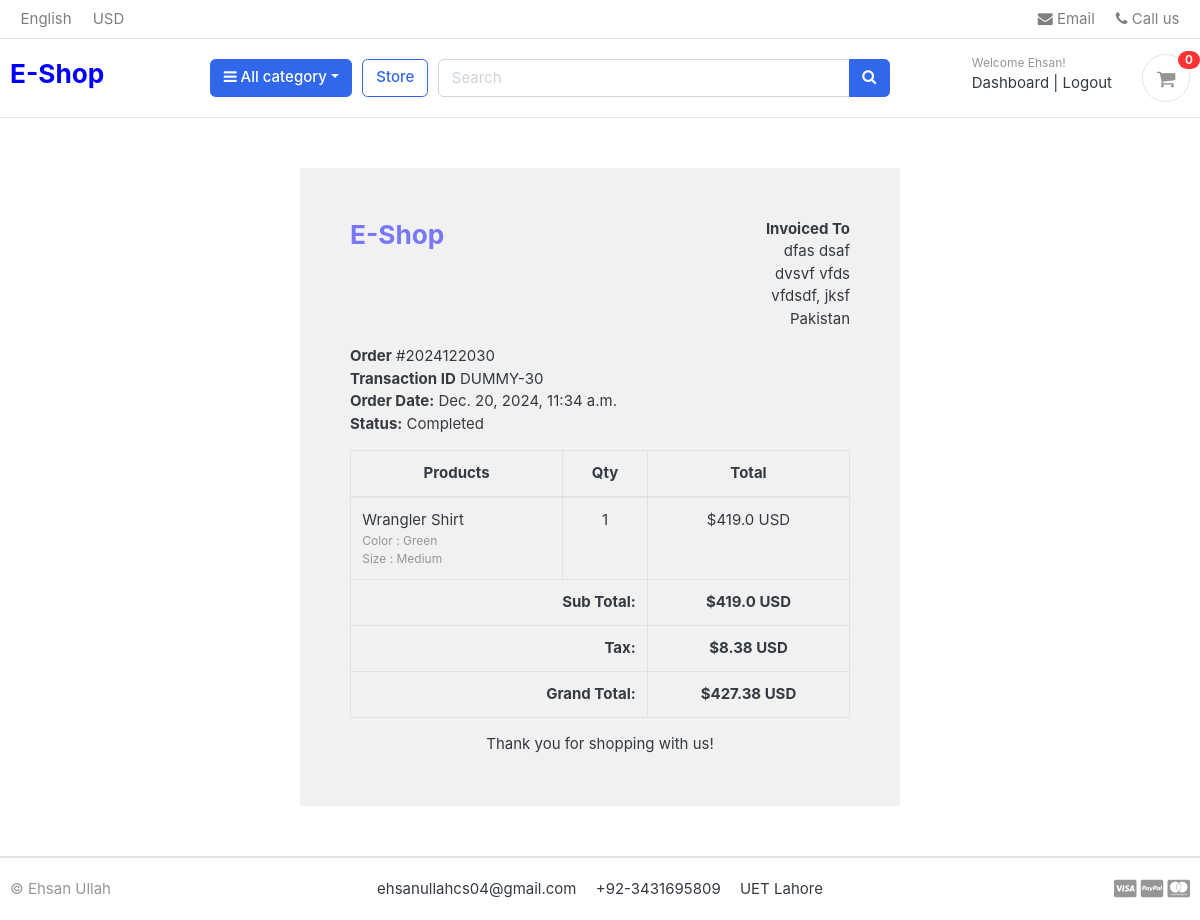
Screenshot of /accounts/order_detail/2024122030/ (signed in) with the database file from the repository.
### accounts/models.py (models this page shows, shortened)
class Account(AbstractBaseUser):
    first_name      = models.CharField(max_length=50)
    last_name       = models.CharField(max_length=50)
    username        = models.CharField(max_length=50, unique=True)
    email           = models.EmailField(max_length=100, unique=True)
    phone_number    = models.CharField(max_length=50)
    date_joined     = models.DateTimeField(auto_now_add=True)
    last_login      = models.DateTimeField(auto_now_add=True)
    is_admin        = models.BooleanField(default=False)
    is_staff        = models.BooleanField(default=False)
    is_active        = models.BooleanField(default=False)
    is_superadmin        = models.BooleanField(default=False)
    USERNAME_FIELD = 'email'
    REQUIRED_FIELDS = ['username', 'first_name', 'last_name']
    objects = MyAccountManager()

### orders/models.py (models this page shows, shortened)
class Order(models.Model):
    STATUS = (
        ('New', 'New'),
        ('Accepted', 'Accepted'),
        ('Completed', 'Completed'),
        ('Cancelled', 'Cancelled'),
    )
    user = models.ForeignKey(Account, on_delete=models.SET_NULL, null=True)
    payment = models.ForeignKey(Payment, on_delete=models.SET_NULL, blank=True, null=True)
    order_number = models.CharField(max_length=20)
    first_name = models.CharField(max_length=50)
    last_name = models.CharField(max_length=50)
    phone = models.CharField(max_length=15)
    email = models.EmailField(max_length=50)
    address_line_1 = models.CharField(max_length=50)
    address_line_2 = models.CharField(max_length=50, blank=True)
    country = models.CharField(max_length=50)
    state = models.CharField(max_length=50)
    city = models.CharField(max_length=50)
    order_note = models.CharField(max_length=100, blank=True)
    order_total = models.FloatField()
    tax = models.FloatField()
    status = models.CharField(max_length=10, choices=STATUS, default='New')
    ip = models.CharField(blank=True, max_length=20)
    is_ordered = models.BooleanField(default=False)
    created_at = models.DateTimeField(auto_now_add=True)
    updated_at = models.DateTimeField(auto_now=True)
    def full_name(self):
        return f'{self.first_name} {self.last_name}'
    def full_address(self):
        return f'{self.address_line_1} {self.address_line_2}'

class Payment(models.Model):
    user = models.ForeignKey(Account, on_delete=models.CASCADE)
    payment_id = models.CharField(max_length=100)
    payment_method = models.CharField(max_length=100)
    amount_paid = models.CharField(max_length=100)
    status = models.CharField(max_length=100)
    created_at = models.DateTimeField(auto_now_add=True)

class OrderProduct(models.Model):
    order = models.ForeignKey(Order, on_delete=models.CASCADE)
    payment = models.ForeignKey(Payment, on_delete=models.SET_NULL, blank=True, null=True)
    user = models.ForeignKey(Account, on_delete=models.CASCADE)
    product = models.ForeignKey(Product, on_delete=models.CASCADE)
    variations = models.ManyToManyField(Variation, blank=True)
    quantity = models.IntegerField()
    product_price = models.FloatField()
    ordered = models.BooleanField(default=False)
    created_at = models.DateTimeField(auto_now_add=True)
    updated_at = models.DateTimeField(auto_now=True)

### store/models.py (models this page shows, shortened)
class Product(models.Model):
    product_name = models.CharField(max_length=200, unique=True)
    slug = models.SlugField(max_length=200, unique=True)
    description = models.TextField(max_length=500, blank=True)
    price = models.IntegerField()
    original_price = models.IntegerField(blank=True, null=True)  # To store the original price
    images = models.ImageField(upload_to="photos/products")
    stock = models.IntegerField()
    is_available = models.BooleanField(default=True)
    is_black_friday_sale = models.BooleanField(default=False)
    category = models.ForeignKey(Category, on_delete=models.CASCADE)
    created_date = models.DateTimeField(auto_now_add=True)
    modified_date = models.DateTimeField(auto_now=True)

class Variation(models.Model):
    product = models.ForeignKey(Product, on_delete=models.CASCADE)
    variation_category = models.CharField(max_length=100, choices=variation_category_choice)
    variation_value     = models.CharField(max_length=100)
    is_active           = models.BooleanField(default=True)
    created_date        = models.DateTimeField(auto_now=True)
    objects = VariationManager()

### accounts/views.py (the view)
# urls.py: path('order_detail/<int:order_id>/',views.order_detail,name='order_detail'),
@login_required(login_url='login')
def order_detail(request, order_id):
    order_detail = OrderProduct.objects.filter(order__order_number=order_id)
    order = Order.objects.get(order_number=order_id)
    subtotal = 0
    for i in order_detail:
        subtotal += i.product_price * i.quantity
    context = {
        'order_detail': order_detail,
        'order': order,
        'subtotal': subtotal,
    }
    return render(request, 'accounts/order_detail.html', context)

### carts/context_processors.py (called while the page is built)
def counter(request):
    cart_count = 0
    if "admin" in request.path:
        return {}
    else:
        try:
            cart = Cart.objects.filter(cart_id=_cart_id(request))
            if request.user.is_authenticated:
                cart_items = CartItem.objects.all().filter(user=request.user)
            else:
                cart_items = CartItem.objects.all().filter(cart=cart[:1])
            for cart_item in cart_items:
                cart_count += cart_item.quantity
        except Cart.DoesNotExist:
            cart_count = 0
    return dict(cart_count=cart_count)

### carts/views.py (called while the page is built)
def _cart_id(request):
    cart = request.session.session_key
    if not cart:
        cart = request.session.create()
    return cart

### category/conntext_processors.py (called while the page is built)
def menu_links(request):
    links = Category.objects.all()
    return dict(links=links)

### category/models.py (called while the page is built)
    def get_url(self):
        return reverse("products_by_category", args=[self.slug])

### templates/accounts/order_detail.html
{% extends 'base.html' %}
{% load static %}
{% block content %}
<div class="container" style="margin: 0 auto;width: 50%;padding: 50px;background: #f1f1f1;margin-top: 50px;margin-bottom: 50px;">
    <div class="row invoice row-printable">
        <div class="col-md-12">
            <div class="panel panel-default plain" id="dash_0">
                <div class="panel-body p30">
                    <div class="row">
                        <div class="col-lg-6">
                             <h3 style="color: blue; opacity: 50%;">E-Shop</h3>
                        </div>
                        <div class="col-lg-6">
                            <div class="invoice-from">
                                <ul class="list-unstyled text-right">
                                    <li><strong>Invoiced To</strong></li>
                                    <li>{{order.full_name}}</li>
                                    <li>{{order.full_address}}</li>
                                    <li>{{order.city}}, {{order.state}}</li>
                                    <li>{{order.country}}</li>
                                </ul>
                            </div>
                        </div>
                        <div class="col-lg-12">
                            <div class="invoice-details mt25">
                                <div class="well">
                                    <ul class="list-unstyled mb0">
                                        <li><strong>Order</strong> #{{order.order_number}}</li>
                                        <li><strong>Transaction ID</strong> {{order.payment.payment_id}}</li>
                                        <li><strong>Order Date:</strong> {{order.created_at}}</li>
                                        <li><strong>Status:</strong> {{order.payment.status}}</li>
                                    </ul>
                                </div>
                            </div>
                            <div class="invoice-items">
                                <div class="table-responsive" style="overflow: hidden; outline: none;" tabindex="0">
                                    <table class="table table-bordered">
                                        <thead>
                                            <tr>
                                                <th class="per70 text-center">Products</th>
                                                <th class="per5 text-center">Qty</th>
                                                <th class="per25 text-center">Total</th>
                                            </tr>
                                        </thead>
                                        <tbody>
                                          {% for item in order_detail %}
                                            <tr>
                                                <td>{{item.product.product_name}}
                                                  <p class="text-muted small">
                                          					{% if item.variations.all %}
                                          						{% for i in item.variations.all %}
                                          							{{ i.variation_category | capfirst }} : {{ i.variation_value | capfirst }} <br>
                                          						{% endfor %}
                                          					{% endif %}
                                          				</p>
                                                </td>
                                                <td class="text-center">{{item.quantity}}</td>
                                                <td class="text-center">${{item.product_price}} USD</td>
                                            </tr>
                                          {% endfor %}
                                        </tbody>
                                        <tfoot>
                                            <tr>
                                                <th colspan="2" class="text-right">Sub Total:</th>
                                                <th class="text-center">${{subtotal}} USD</th>
                                            </tr>
                                            <tr>
                                                <th colspan="2" class="text-right">Tax:</th>
                                                <th class="text-center">${{order.tax}} USD</th>
                                            </tr>
                                            <tr>
                                                <th colspan="2" class="text-right">Grand Total:</th>
                                                <th class="text-center">${{order.order_total}} USD</th>
                                            </tr>
                                        </tfoot>
                                    </table>
                                </div>
                            </div>
                            <div class="invoice-footer mt25">
                                <p class="text-center">Thank you for shopping with us!</p>
                            </div>
                        </div>
                    </div>
                </div>
            </div>
        </div>
    </div>
    </div>
{% endblock %}

### templates/includes/navbar.html (shortened to what this page needs)
{% load static %}
<header class="section-header">
  <nav class="navbar p-md-0 navbar-expand-sm navbar-light border-bottom">
    <div class="container">
      <div class="collapse navbar-collapse" id="navbarTop4">
        <ul class="navbar-nav mr-auto">
          <li class="nav-item dropdown">
            <a href="#" class="nav-link">English</a>
          </li>
          <li class="nav-item dropdown">
            <a href="#" class="nav-link">USD</a>
          </li>
        </ul>
        <ul class="navbar-nav">
          <li>
            <a href="#" class="nav-link"><i class="fa fa-envelope"></i> Email</a>
          </li>
          <li>
            <a href="#" class="nav-link"><i class="fa fa-phone"></i> Call us</a>
          </li>
        </ul>
      </div>
    </div>
  </nav>
  <section class="header-main border-bottom">
    <div class="container">
      <div class="row align-items-center">
        <div class="col-lg-2 col-md-3 col-6">
          <a href="{% url 'home' %}">
            <h3 style="color: blue;">E-Shop</h3>
          </a>
        </div>
        <div class="col-lg col-sm col-md col-6 flex-grow-0">
          <div class="category-wrap dropdown d-inline-block float-right">
            <button type="button" class="btn btn-primary dropdown-toggle" data-toggle="dropdown"><i class="fa fa-bars"></i> All category</button>
          </div>
        </div>
        <a href="{% url 'store' %}" class="btn btn-outline-primary">Store</a>
        <div class="col-lg col-md-6 col-sm-12 col">
          <form action="{% url "search" %}" class="search" method="GET">
            <div class="input-group w-100">
              <input name="keyword" type="text" class="form-control" style="width:60%;" placeholder="Search" />
              <div class="input-group-append">
                <button class="btn btn-primary" type="submit"><i class="fa fa-search"></i></button>
              </div>
            </div>
          </form>
        </div>
        <div class="col-lg-3 col-sm-6 col-8 order-2 order-lg-3">
          <div class="d-flex justify-content-end mb-3 mb-lg-0">
            {% if user.id is None %}
            <div class="widget-header">
              <small class="title text-muted">Welcome Guest!</small>
              <div>
                <a href="{% url "login" %}">Sign in</a> <span class="dark-transp">|</span>
                <a href="{% url "register" %}">Register</a>
              </div>
            </div>
            {% else %}
            <div class="widget-header">
              <small class="title text-muted">Welcome {{user.first_name}}!</small>
              <div>
                <a href="{% url "dashboard" %}">Dashboard</a> <span class="dark-transp">|</span>
                <a href="{% url "logout" %}">Logout</a>
              </div>
            </div>
            {% endif %}
            <a href="{% url "cart" %}" class="widget-header pl-3 ml-3">
              <div class="icon icon-sm rounded-circle border">
                <i class="fa fa-shopping-cart"></i>
              </div>
              <span class="badge badge-pill badge-danger notify">{{cart_count}}</span>
            </a>
          </div>
        </div>
      </div>
    </div>
  </section>
</header>

### static/css/ui.css (style rules this page uses)
html { font-family: "Inter", sans-serif; font-size: 15px; }
.icon-xs, .icon-sm, .icon-md, .icon-lg { display: inline-block; text-align: center; flex-shrink: 0; flex-grow: 0; }
.icon-sm { width: 48px; height: 48px; line-height: 48px !important; font-size: 20px; }
p:last-child { margin-bottom: 0; }
.header-main { position: relative; padding-top: 1rem; padding-bottom: 1rem; }
.widget-header { display: inline-block; vertical-align: middle; position: relative; }
.widget-header a { color: #343a40; }
.widget-header i { color: #969696; }
.widget-header .title { display: block; }
.widget-header .notify { position: absolute; top: -3px; right: -10px; }
[class*=list-] li:after { visibility: hidden; display: block; content: ""; overflow: hidden; height: 0; clear: both; }
.notify { position: absolute; top: -4px; right: -10px; display: inline-block; padding: 0.25em 0.6em; font-size: 12px; line-height: 1; text-align: center; border-radius: 3rem; color: #fff; background-color: #fa3434; }

### rows the page displays
Account: first_name "Ehsan"
Order: full_name "dfas dsaf", full_address "dvsvf vfds", city "vfdsdf", state "jksf", country "Pakistan", order_number "2024122030", payment.payment_id "DUMMY-30", created_at "Dec. 20, 2024, 11:34 a.m.", payment.status "Completed", tax "8.38", order_total "427.38"
OrderProduct: product.product_name "Wrangler Shirt", quantity "1", product_price "419.0"
Variation: variation_category "Color", variation_value "Green"
Variation: variation_category "Size", variation_value "Medium"

### other values shown
{{ cart_count }} "0"
{{ subtotal }} "419.0"
